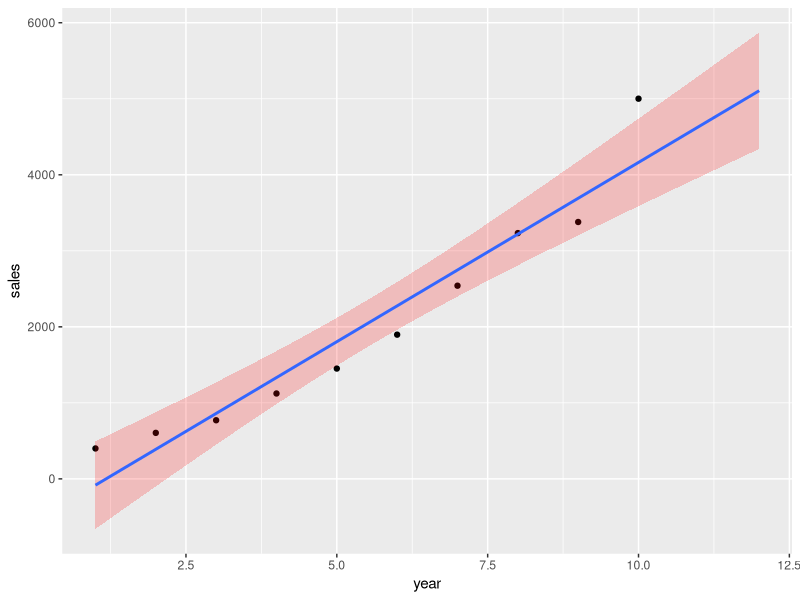
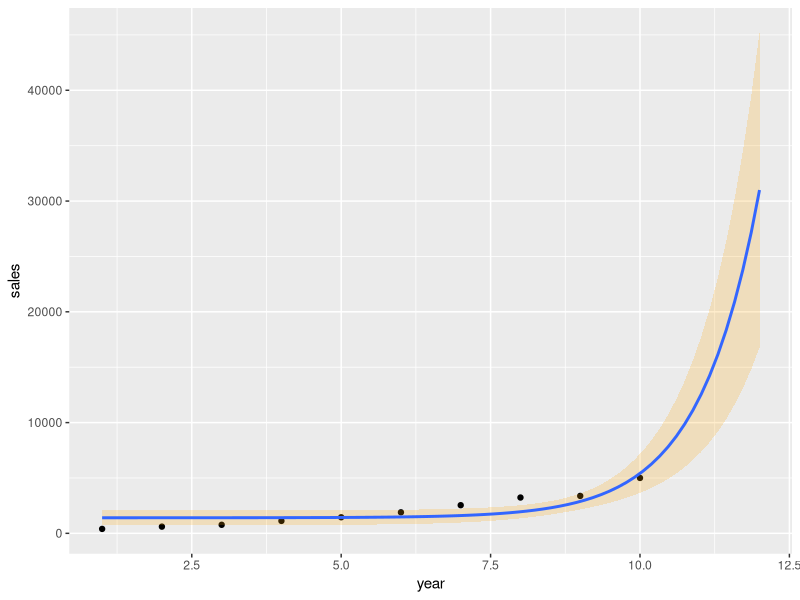
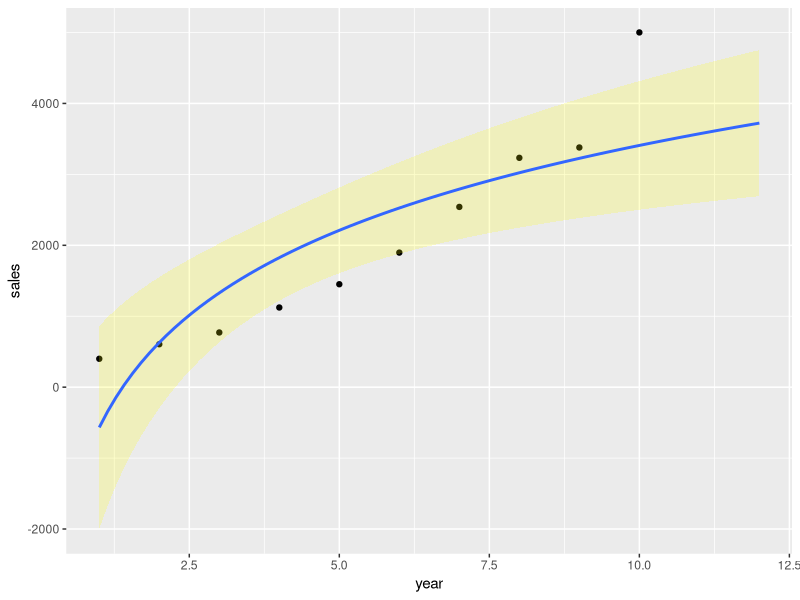
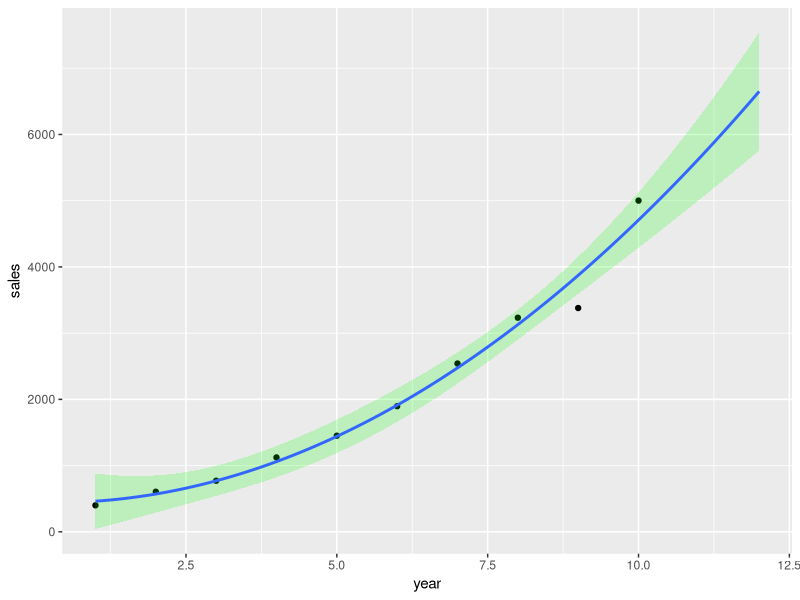
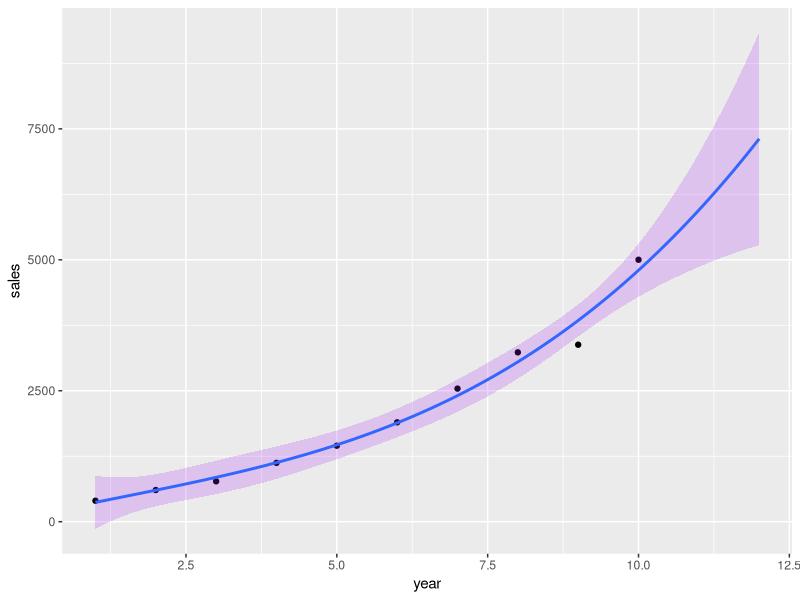

Write R code to recreate these figures, in order.

library(ggplot2)

# sample data
year <- 1:10
sales <- c(400, 605, 771, 1123, 1451, 1897, 2541, 3233, 3379, 5001)
d <- data.frame(year, sales)

###################################### how to forecast ###################################### 
## two steps:
# 1. use xlim to extend the range
# 2. use the fullrange=TRUE statement in the stat_smooth function

# linear plot
p <- ggplot(data=d, aes(x=year, y=sales)) + geom_point() + xlim(1,12)
p <- p + stat_smooth(method="lm", formula=y~x, fill="red", alpha=0.2, fullrange=TRUE)
p

###################################### different models ###################################### 

# exponential plot
p <- ggplot(data=d, aes(x=year, y=sales)) + geom_point() + xlim(1,12)
p <- p + stat_smooth(method="lm", formula=y~exp(x), fill="orange", alpha=0.2, fullrange=TRUE)
p

# log plot
p <- ggplot(data=d, aes(x=year, y=sales)) + geom_point() + xlim(1,12)
p <- p + stat_smooth(method="lm", formula=y~log(x), fill="yellow", alpha=0.2, fullrange=TRUE)
p

# quadratic plot
p <- ggplot(data=d, aes(x=year, y=sales)) + geom_point() + xlim(1,12)
p <- p + stat_smooth(method="lm", formula=y ~ poly(x, 2), fill="green", alpha=0.2, fullrange=TRUE)
p

# cubic plot
p <- ggplot(data=d, aes(x=year, y=sales)) + geom_point() + xlim(1,12)
p <- p + stat_smooth(method="lm", formula=y ~ poly(x, 3), fill="purple", alpha=0.2, fullrange=TRUE)
p


###################################### other stat_smotth methods to try ###################################### 
# glm
# loess ### cannot extrapolate w/ loess